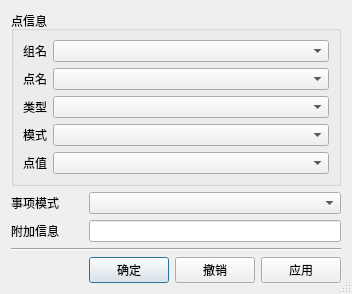
<?xml version="1.0" encoding="UTF-8"?>
<ui version="4.0">
 <class>TestDlg</class>
 <widget class="QDialog" name="TestDlg">
  <property name="geometry">
   <rect>
    <x>0</x>
    <y>0</y>
    <width>352</width>
    <height>280</height>
   </rect>
  </property>
  <property name="windowTitle">
   <string>Dialog</string>
  </property>
  <property name="sizeGripEnabled">
   <bool>true</bool>
  </property>
  <layout class="QGridLayout" name="gridLayout_2">
   <item row="0" column="0" colspan="4">
    <widget class="QGroupBox" name="groupBox">
     <property name="title">
      <string>点信息</string>
     </property>
     <layout class="QGridLayout" name="gridLayout">
      <item row="0" column="0">
       <widget class="QLabel" name="label">
        <property name="text">
         <string>组名</string>
        </property>
       </widget>
      </item>
      <item row="0" column="1">
       <widget class="QComboBox" name="pgroup_comboBox">
        <property name="sizePolicy">
         <sizepolicy hsizetype="Expanding" vsizetype="Fixed">
          <horstretch>0</horstretch>
          <verstretch>0</verstretch>
         </sizepolicy>
        </property>
       </widget>
      </item>
      <item row="1" column="0">
       <widget class="QLabel" name="label_2">
        <property name="text">
         <string>点名</string>
        </property>
       </widget>
      </item>
      <item row="1" column="1">
       <widget class="QComboBox" name="pname_comboBox">
        <property name="sizePolicy">
         <sizepolicy hsizetype="Expanding" vsizetype="Fixed">
          <horstretch>0</horstretch>
          <verstretch>0</verstretch>
         </sizepolicy>
        </property>
       </widget>
      </item>
      <item row="2" column="0">
       <widget class="QLabel" name="label_3">
        <property name="text">
         <string>类型</string>
        </property>
       </widget>
      </item>
      <item row="2" column="1">
       <widget class="QComboBox" name="ptype_comboBox">
        <property name="sizePolicy">
         <sizepolicy hsizetype="Expanding" vsizetype="Fixed">
          <horstretch>0</horstretch>
          <verstretch>0</verstretch>
         </sizepolicy>
        </property>
       </widget>
      </item>
      <item row="3" column="0">
       <widget class="QLabel" name="label_4">
        <property name="text">
         <string>模式</string>
        </property>
       </widget>
      </item>
      <item row="3" column="1">
       <widget class="QComboBox" name="pmode_comboBox">
        <property name="sizePolicy">
         <sizepolicy hsizetype="Expanding" vsizetype="Fixed">
          <horstretch>0</horstretch>
          <verstretch>0</verstretch>
         </sizepolicy>
        </property>
       </widget>
      </item>
      <item row="4" column="0">
       <widget class="QLabel" name="label_5">
        <property name="text">
         <string>点值</string>
        </property>
       </widget>
      </item>
      <item row="4" column="1">
       <widget class="QComboBox" name="pvalue_comboBox">
        <property name="sizePolicy">
         <sizepolicy hsizetype="Expanding" vsizetype="Fixed">
          <horstretch>0</horstretch>
          <verstretch>0</verstretch>
         </sizepolicy>
        </property>
       </widget>
      </item>
     </layout>
    </widget>
   </item>
   <item row="1" column="0">
    <widget class="QLabel" name="label_6">
     <property name="text">
      <string>事项模式</string>
     </property>
    </widget>
   </item>
   <item row="1" column="1" colspan="3">
    <widget class="QComboBox" name="emode_comboBox">
     <property name="sizePolicy">
      <sizepolicy hsizetype="Expanding" vsizetype="Fixed">
       <horstretch>0</horstretch>
       <verstretch>0</verstretch>
      </sizepolicy>
     </property>
    </widget>
   </item>
   <item row="2" column="0">
    <widget class="QLabel" name="label_7">
     <property name="text">
      <string>附加信息</string>
     </property>
    </widget>
   </item>
   <item row="2" column="1" colspan="3">
    <widget class="QLineEdit" name="remark_lineEdit"/>
   </item>
   <item row="3" column="0" colspan="4">
    <widget class="Line" name="line">
     <property name="orientation">
      <enum>Qt::Horizontal</enum>
     </property>
    </widget>
   </item>
   <item row="4" column="0">
    <spacer name="horizontalSpacer">
     <property name="orientation">
      <enum>Qt::Horizontal</enum>
     </property>
     <property name="sizeHint" stdset="0">
      <size>
       <width>65</width>
       <height>20</height>
      </size>
     </property>
    </spacer>
   </item>
   <item row="4" column="1">
    <widget class="QPushButton" name="oky_btn">
     <property name="text">
      <string>确定</string>
     </property>
    </widget>
   </item>
   <item row="4" column="2">
    <widget class="QPushButton" name="cancel_btn">
     <property name="text">
      <string>撤销</string>
     </property>
    </widget>
   </item>
   <item row="4" column="3">
    <widget class="QPushButton" name="apply_btn">
     <property name="text">
      <string>应用</string>
     </property>
    </widget>
   </item>
  </layout>
 </widget>
 <resources/>
 <connections/>
</ui>
